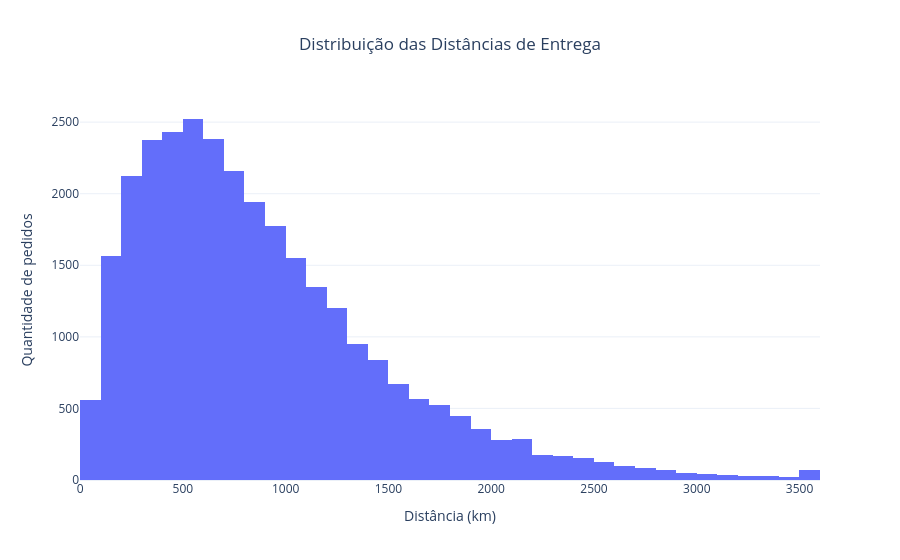

Notebook code cell kept with this figure:
### Markdown cell above
#### 1.3.1 Distribuição das Distâncias de Entrega

### Code cell
fig = px.histogram(
    df,
    x="distancia_km",
    nbins=40,
    title="Distribuição das Distâncias de Entrega",
    labels={
        "distancia_km": "Distância (km)",
        "count": "Quantidade de pedidos"
    },
    template="plotly_white"
)

fig.update_layout(
    title_x=0.5,
    xaxis_title="Distância (km)",
    yaxis_title="Quantidade de pedidos"
)

fig.show()

### Figure 1 — Plotly figure (JSON) as saved in the notebook; plotly's stock layout.template omitted (floating-point values rounded to 4 significant figures; data arrays with more than 128 entries replaced by an {"elided": "..."} marker saying what was removed)
{"data": [{"bingroup": "x", "hovertemplate": "Distância (km)=%{x}<br>count=%{y}<extra></extra>", "legendgroup": "", "marker": {"color": "#636efa", "pattern": {"shape": ""}}, "name": "", "nbinsx": 40, "orientation": "v", "showlegend": false, "type": "histogram", "x": {"elided": "30000 int values"}, "xaxis": "x", "yaxis": "y"}], "layout": {"barmode": "relative", "legend": {"tracegroupgap": 0}, "title": {"text": "Distribuição das Distâncias de Entrega", "x": 0.5}, "xaxis": {"anchor": "y", "domain": [0, 1], "title": {"text": "Distância (km)"}}, "yaxis": {"anchor": "x", "domain": [0, 1], "title": {"text": "Quantidade de pedidos"}}}}
